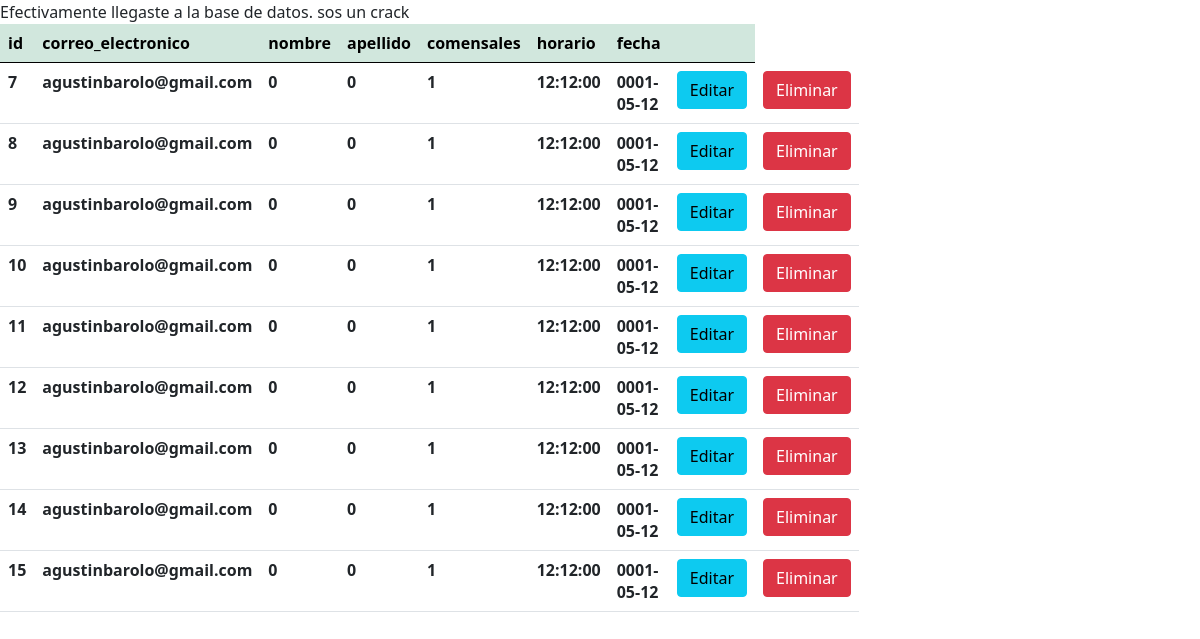
The page /administrar.php on the database its author committed.
### tables this page shows
CREATE TABLE `clientes` (
  `id` int(11) NOT NULL,
  `correo_electronico` varchar(50) NOT NULL,
  `nombre` int(30) NOT NULL,
  `apellido` int(30) NOT NULL,
  `comensales` int(10) NOT NULL,
  `horario` time DEFAULT NULL,
  `fecha` date DEFAULT NULL
);

### administrar.php (the view, shortened to what this page needs)
<?php
    include("conexion_be.php");
    $sql="SELECT * FROM clientes";
    $query=mysqli_query($conexion,$sql);
?>
<!DOCTYPE html>
<html lang="en">
<head>
    <link rel="stylesheet" href="estilos.css">
    <link href="https://cdn.jsdelivr.net/npm/bootstrap@5.0.0-beta1/dist/css/bootstrap.min.css" rel="stylesheet">
</head>
<body>
                            <div class="col-md-8">
                            <table class="table" >
                                <thead class="table-success table-striped" >
                                    <tr>
                                        <th>id</th>
                                        <th>correo_electronico</th>
                                        <th>nombre</th>
                                        <th>apellido</th>
                                        <th>comensales</th>
                                        <th>horario</th>
                                        <th>fecha</th>
                                        <th></th>
                                    </tr>
                                </thead>
                                <tbody>
                                        <?php
                                            while($row=mysqli_fetch_array($query)){
                                        ?>
                                            <tr>
                                                <th><?php  echo $row['id']?></th>
                                                <th><?php  echo $row['correo_electronico']?></th>
                                                <th><?php  echo $row['nombre']?></th>
                                                <th><?php  echo $row['apellido']?></th>
                                                <th><?php  echo $row['comensales']?></th>
                                                <th><?php  echo $row['horario']?></th>
                                                <th><?php  echo $row['fecha']?></th>
                                                <th><a href="actualizar.php?id=<?php echo $row['id'] ?>" class="btn btn-info">Editar</a></th>
                                                <th><a href="delete.php?id=<?php echo $row['id'] ?>" class="btn btn-danger">Eliminar</a></th>
                                            </tr>
                                        <?php
                                            }
                                        ?>
                                </tbody>
                            </table>
                        </div>
</html>

### estilos.css (style rules this page uses)
thead { background-color: aqua; }
th { padding-left: 10px; padding-right: 10px; }

### rows shown on the page
clientes: id "7", correo_electronico "agustinbarolo@gmail.com", nombre "0", apellido "0", comensales "1", horario "12:12:00", fecha "0001-05-12"
clientes: id "8", correo_electronico "agustinbarolo@gmail.com", nombre "0", apellido "0", comensales "1", horario "12:12:00", fecha "0001-05-12"
clientes: id "9", correo_electronico "agustinbarolo@gmail.com", nombre "0", apellido "0", comensales "1", horario "12:12:00", fecha "0001-05-12"
clientes: id "10", correo_electronico "agustinbarolo@gmail.com", nombre "0", apellido "0", comensales "1", horario "12:12:00", fecha "0001-05-12"
clientes: id "11", correo_electronico "agustinbarolo@gmail.com", nombre "0", apellido "0", comensales "1", horario "12:12:00", fecha "0001-05-12"
clientes: id "12", correo_electronico "agustinbarolo@gmail.com", nombre "0", apellido "0", comensales "1", horario "12:12:00", fecha "0001-05-12"
clientes: id "13", correo_electronico "agustinbarolo@gmail.com", nombre "0", apellido "0", comensales "1", horario "12:12:00", fecha "0001-05-12"
clientes: id "14", correo_electronico "agustinbarolo@gmail.com", nombre "0", apellido "0", comensales "1", horario "12:12:00", fecha "0001-05-12"
clientes: id "15", correo_electronico "agustinbarolo@gmail.com", nombre "0", apellido "0", comensales "1", horario "12:12:00", fecha "0001-05-12"
